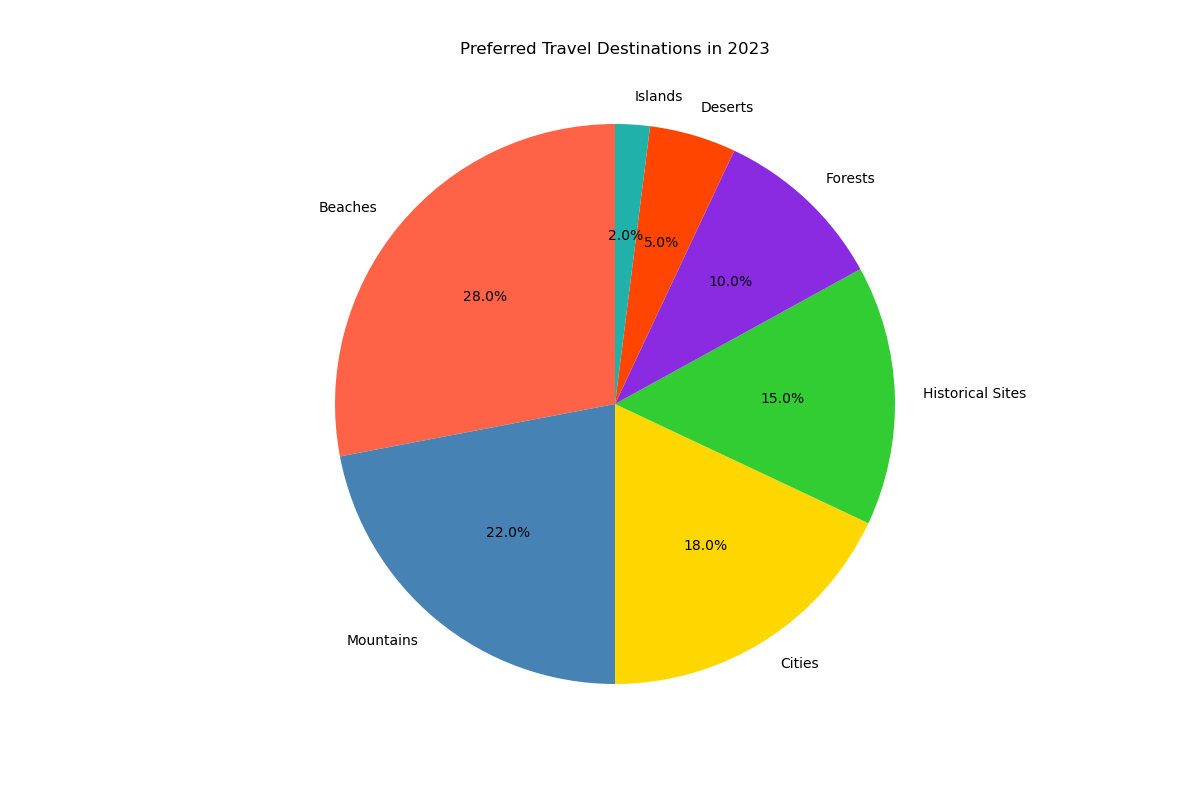

This chart was generated by the following Python code:

import matplotlib.pyplot as plt

# Data
categories = [
    'Beaches', 'Mountains', 'Cities', 'Historical Sites', 
    'Forests', 'Deserts', 'Islands'
]
percentages = [28.0, 22.0, 18.0, 15.0, 10.0, 5.0, 2.0]

# Colors
colors = [
    '#FF6347', '#4682B4', '#FFD700', '#32CD32', '#8A2BE2', 
    '#FF4500', '#20B2AA'
]

# Plot
plt.figure(figsize=(12, 8))  # Width and height of the chart
plt.pie(percentages, labels=categories, colors=colors, startangle=90, autopct='%1.1f%%')

plt.title("Preferred Travel Destinations in 2023", pad=30)
plt.axis('equal')  # Equal aspect ratio ensures that pie is drawn as a circle.

plt.show()
